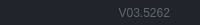
              <widget class="QFrame" name="frame_grip">
               <property name="sizePolicy">
                <sizepolicy hsizetype="Preferred" vsizetype="Preferred">
                 <horstretch>0</horstretch>
                 <verstretch>0</verstretch>
                </sizepolicy>
               </property>
               <property name="minimumSize">
                <size>
                 <width>0</width>
                 <height>25</height>
                </size>
               </property>
               <property name="maximumSize">
                <size>
                 <width>16777215</width>
                 <height>25</height>
                </size>
               </property>
               <property name="styleSheet">
                <string notr="true">background-color: rgb(33, 37, 43);</string>
               </property>
               <property name="frameShape">
                <enum>QFrame::NoFrame</enum>
               </property>
               <property name="frameShadow">
                <enum>QFrame::Raised</enum>
               </property>
               <layout class="QHBoxLayout" name="horizontalLayout_7">
                <property name="spacing">
                 <number>0</number>
                </property>
                <property name="leftMargin">
                 <number>0</number>
                </property>
                <property name="topMargin">
                 <number>0</number>
                </property>
                <property name="rightMargin">
                 <number>0</number>
                </property>
                <property name="bottomMargin">
                 <number>0</number>
                </property>
                <item>
                 <widget class="QFrame" name="frame_label_bottom">
                  <property name="frameShape">
                   <enum>QFrame::NoFrame</enum>
                  </property>
                  <property name="frameShadow">
                   <enum>QFrame::Raised</enum>
                  </property>
                  <layout class="QHBoxLayout" name="horizontalLayout_8">
                   <property name="spacing">
                    <number>0</number>
                   </property>
                   <property name="leftMargin">
                    <number>10</number>
                   </property>
                   <property name="topMargin">
                    <number>0</number>
                   </property>
                   <property name="rightMargin">
                    <number>10</number>
                   </property>
                   <property name="bottomMargin">
                    <number>0</number>
                   </property>
                   <item>
                    <widget class="QLabel" name="label_credits">
                     <property name="font">
                      <font>
                       <family>Segoe UI</family>
                      </font>
                     </property>
                     <property name="styleSheet">
                      <string notr="true">color: rgb(98, 103, 111);</string>
                     </property>
                     <property name="text">
                      <string/>
                     </property>
                    </widget>
                   </item>
                   <item>
                    <widget class="QLabel" name="label_version">
                     <property name="font">
                      <font>
                       <family>Segoe UI</family>
                      </font>
                     </property>
                     <property name="styleSheet">
                      <string notr="true">color: rgb(98, 103, 111);</string>
                     </property>
                     <property name="text">
                      <string>V03.5262</string>
                     </property>
                     <property name="alignment">
                      <set>Qt::AlignRight|Qt::AlignTrailing|Qt::AlignVCenter</set>
                     </property>
                    </widget>
                   </item>
                  </layout>
                 </widget>
                </item>
                <item>
                 <widget class="QFrame" name="frame_size_grip">
                  <property name="maximumSize">
                   <size>
                    <width>20</width>
                    <height>20</height>
                   </size>
                  </property>
                  <property name="styleSheet">
                   <string notr="true">QSizeGrip {
	background-image: url(:/16x16/icons/16x16/cil-size-grip.png);
	background-position: center;
	background-repeat: no-reperat;
}</string>
                  </property>
                  <property name="frameShape">
                   <enum>QFrame::NoFrame</enum>
                  </property>
                  <property name="frameShadow">
                   <enum>QFrame::Raised</enum>
                  </property>
                 </widget>
                </item>
               </layout>
              </widget>
